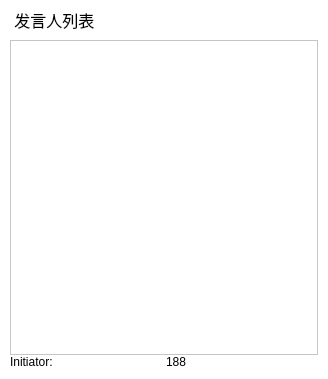
<?xml version="1.0" encoding="UTF-8"?>
<ui version="4.0">
 <class>CDlgTalk_speaker_list</class>
 <widget class="QWidget" name="CDlgTalk_speaker_list">
  <property name="geometry">
   <rect>
    <x>0</x>
    <y>0</y>
    <width>328</width>
    <height>379</height>
   </rect>
  </property>
  <property name="windowTitle">
   <string>CDlgTalk_speaker_list</string>
  </property>
  <layout class="QHBoxLayout" name="horizontalLayout">
   <property name="spacing">
    <number>0</number>
   </property>
   <property name="leftMargin">
    <number>0</number>
   </property>
   <property name="topMargin">
    <number>0</number>
   </property>
   <property name="rightMargin">
    <number>0</number>
   </property>
   <property name="bottomMargin">
    <number>0</number>
   </property>
   <item>
    <widget class="QWidget" name="widget" native="true">
     <property name="styleSheet">
      <string notr="true">background:#fff;</string>
     </property>
     <layout class="QVBoxLayout" name="verticalLayout">
      <property name="spacing">
       <number>5</number>
      </property>
      <property name="leftMargin">
       <number>10</number>
      </property>
      <property name="topMargin">
       <number>5</number>
      </property>
      <property name="rightMargin">
       <number>10</number>
      </property>
      <property name="bottomMargin">
       <number>10</number>
      </property>
      <item>
       <widget class="QWidget" name="widget_2" native="true">
        <property name="minimumSize">
         <size>
          <width>0</width>
          <height>30</height>
         </size>
        </property>
        <property name="maximumSize">
         <size>
          <width>16777215</width>
          <height>30</height>
         </size>
        </property>
        <layout class="QHBoxLayout" name="horizontalLayout_2">
         <property name="spacing">
          <number>0</number>
         </property>
         <property name="leftMargin">
          <number>0</number>
         </property>
         <property name="topMargin">
          <number>0</number>
         </property>
         <property name="rightMargin">
          <number>0</number>
         </property>
         <property name="bottomMargin">
          <number>0</number>
         </property>
         <item>
          <widget class="QLabel" name="label">
           <property name="styleSheet">
            <string notr="true">font-size:16px;</string>
           </property>
           <property name="text">
            <string> 发言人列表</string>
           </property>
          </widget>
         </item>
         <item>
          <widget class="QPushButton" name="btnClose">
           <property name="minimumSize">
            <size>
             <width>30</width>
             <height>30</height>
            </size>
           </property>
           <property name="maximumSize">
            <size>
             <width>30</width>
             <height>30</height>
            </size>
           </property>
           <property name="cursor">
            <cursorShape>PointingHandCursor</cursorShape>
           </property>
           <property name="styleSheet">
            <string notr="true">image: url(:Resources/Images/WinMain/sysbtn_close_normal.png);
border:none;</string>
           </property>
           <property name="text">
            <string/>
           </property>
           <property name="iconSize">
            <size>
             <width>30</width>
             <height>30</height>
            </size>
           </property>
          </widget>
         </item>
        </layout>
       </widget>
      </item>
      <item>
       <widget class="QWidget" name="widget_3" native="true">
        <layout class="QVBoxLayout" name="verticalLayout_2">
         <property name="spacing">
          <number>0</number>
         </property>
         <property name="leftMargin">
          <number>0</number>
         </property>
         <property name="topMargin">
          <number>0</number>
         </property>
         <property name="rightMargin">
          <number>0</number>
         </property>
         <property name="bottomMargin">
          <number>0</number>
         </property>
         <item>
          <widget class="QListWidget" name="listWidget"/>
         </item>
         <item>
          <layout class="QHBoxLayout" name="horizontalLayout_3">
           <property name="spacing">
            <number>4</number>
           </property>
           <item>
            <widget class="QLabel" name="label_staticInitiator">
             <property name="text">
              <string>Initiator:</string>
             </property>
            </widget>
           </item>
           <item>
            <widget class="QLabel" name="label_initiator">
             <property name="text">
              <string>188</string>
             </property>
            </widget>
           </item>
          </layout>
         </item>
        </layout>
       </widget>
      </item>
     </layout>
    </widget>
   </item>
  </layout>
 </widget>
 <layoutdefault spacing="6" margin="11"/>
 <resources/>
 <connections>
  <connection>
   <sender>btnClose</sender>
   <signal>clicked()</signal>
   <receiver>CDlgTalk_speaker_list</receiver>
   <slot>close()</slot>
   <hints>
    <hint type="sourcelabel">
     <x>286</x>
     <y>14</y>
    </hint>
    <hint type="destinationlabel">
     <x>150</x>
     <y>189</y>
    </hint>
   </hints>
  </connection>
 </connections>
</ui>
